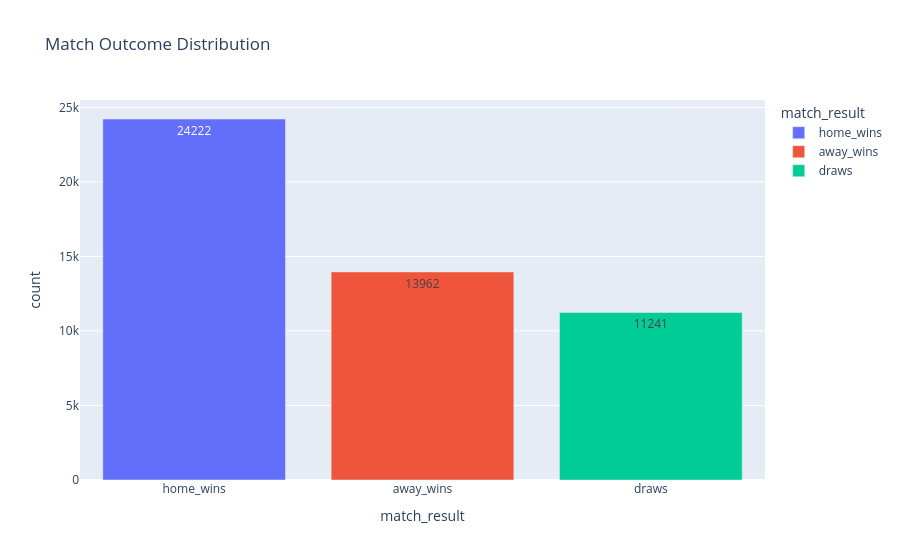

Notebook code for this chart:
### Code cell
# Home Advantage
home_wins = (df['home_score'] > df['away_score']).sum()
away_wins = (df['home_score'] < df['away_score']).sum()
draws = (df['home_score'] == df['away_score']).sum()

outcome_summary = pd.DataFrame({
    'match_result': ['home_wins', 'away_wins', 'draws'],
    'count': [home_wins, away_wins, draws]
})

fig = px.bar(
    outcome_summary,
    x='match_result',
    y='count',
    text='count',
    title='Match Outcome Distribution',
    color='match_result'
)
fig.show()

### Figure 1 — Plotly figure (JSON) as saved in the notebook; plotly's stock layout.template omitted (floating-point values rounded to 4 significant figures)
{"data": [{"alignmentgroup": "True", "hovertemplate": "match_result=%{x}<br>count=%{text}<extra></extra>", "legendgroup": "home_wins", "marker": {"color": "#636efa", "pattern": {"shape": ""}}, "name": "home_wins", "offsetgroup": "home_wins", "orientation": "v", "showlegend": true, "text": [24222], "textposition": "auto", "type": "bar", "x": ["home_wins"], "xaxis": "x", "y": [24222], "yaxis": "y"}, {"alignmentgroup": "True", "hovertemplate": "match_result=%{x}<br>count=%{text}<extra></extra>", "legendgroup": "away_wins", "marker": {"color": "#EF553B", "pattern": {"shape": ""}}, "name": "away_wins", "offsetgroup": "away_wins", "orientation": "v", "showlegend": true, "text": [13962], "textposition": "auto", "type": "bar", "x": ["away_wins"], "xaxis": "x", "y": [13962], "yaxis": "y"}, {"alignmentgroup": "True", "hovertemplate": "match_result=%{x}<br>count=%{text}<extra></extra>", "legendgroup": "draws", "marker": {"color": "#00cc96", "pattern": {"shape": ""}}, "name": "draws", "offsetgroup": "draws", "orientation": "v", "showlegend": true, "text": [11241], "textposition": "auto", "type": "bar", "x": ["draws"], "xaxis": "x", "y": [11241], "yaxis": "y"}], "layout": {"barmode": "relative", "legend": {"title": {"text": "match_result"}, "tracegroupgap": 0}, "title": {"text": "Match Outcome Distribution"}, "xaxis": {"anchor": "y", "categoryarray": ["home_wins", "away_wins", "draws"], "categoryorder": "array", "domain": [0, 1], "title": {"text": "match_result"}}, "yaxis": {"anchor": "x", "domain": [0, 1], "title": {"text": "count"}}}}
